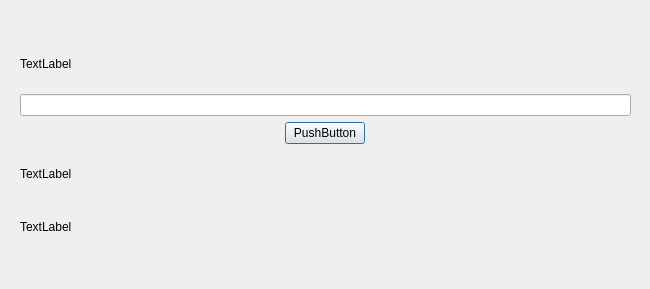
<?xml version="1.0" encoding="UTF-8"?>
<ui version="4.0">
 <class>Translation</class>
 <widget class="QDialog" name="Translation">
  <property name="geometry">
   <rect>
    <x>0</x>
    <y>0</y>
    <width>650</width>
    <height>289</height>
   </rect>
  </property>
  <property name="windowTitle">
   <string>Dialog</string>
  </property>
  <widget class="QWidget" name="verticalLayoutWidget">
   <property name="geometry">
    <rect>
     <x>0</x>
     <y>0</y>
     <width>651</width>
     <height>291</height>
    </rect>
   </property>
   <layout class="QVBoxLayout" name="verticalLayout">
    <property name="leftMargin">
     <number>20</number>
    </property>
    <property name="topMargin">
     <number>40</number>
    </property>
    <property name="rightMargin">
     <number>20</number>
    </property>
    <property name="bottomMargin">
     <number>40</number>
    </property>
    <item>
     <widget class="QLabel" name="label_title">
      <property name="minimumSize">
       <size>
        <width>611</width>
        <height>0</height>
       </size>
      </property>
      <property name="text">
       <string>TextLabel</string>
      </property>
     </widget>
    </item>
    <item>
     <widget class="QLineEdit" name="lineEdit_enter_text"/>
    </item>
    <item alignment="Qt::AlignHCenter">
     <widget class="QPushButton" name="pushButton_translate">
      <property name="sizePolicy">
       <sizepolicy hsizetype="Fixed" vsizetype="Fixed">
        <horstretch>0</horstretch>
        <verstretch>0</verstretch>
       </sizepolicy>
      </property>
      <property name="text">
       <string>PushButton</string>
      </property>
     </widget>
    </item>
    <item>
     <widget class="QLabel" name="label_3_result">
      <property name="text">
       <string>TextLabel</string>
      </property>
     </widget>
    </item>
    <item>
     <widget class="QLabel" name="label_2_added_to_database">
      <property name="text">
       <string>TextLabel</string>
      </property>
     </widget>
    </item>
   </layout>
  </widget>
 </widget>
 <resources/>
 <connections/>
</ui>
